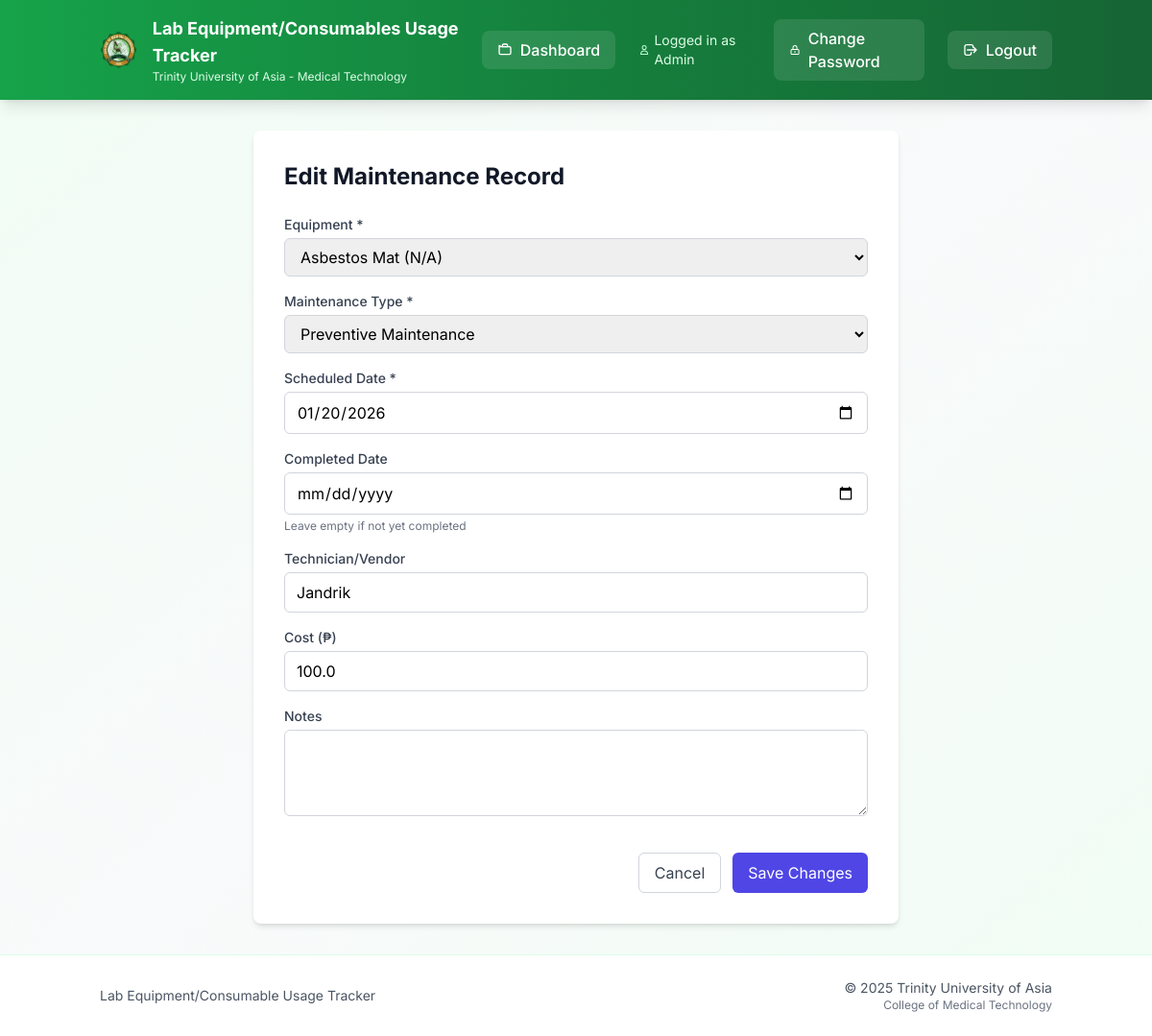
The page /maintenance/edit/2 (signed in) on the database its author committed.
### models.py (models this page shows)
class EquipmentMaintenance(db.Model):
    id = db.Column(db.Integer, primary_key=True)
    equipment_id = db.Column(db.Integer, db.ForeignKey('equipment.id'), nullable=False)
    maintenance_type = db.Column(db.String(50), nullable=False)  # 'calibration', 'repair', 'preventive', 'inspection'
    scheduled_date = db.Column(db.Date, nullable=False)
    completed_date = db.Column(db.Date, nullable=True)
    performed_by = db.Column(db.String(200), nullable=True)  # Technician/vendor name
    notes = db.Column(db.Text, nullable=True)
    cost = db.Column(db.Float, nullable=True, default=0.0)
    status = db.Column(db.String(20), nullable=False, default='scheduled')  # 'scheduled', 'completed', 'overdue'
    created_by = db.Column(db.Integer, db.ForeignKey('user.id'), nullable=False)
    created_at = db.Column(db.DateTime, default=db.func.current_timestamp())
    equipment = db.relationship('Equipment', backref='maintenance_records')
    creator = db.relationship('User', backref='maintenance_created')

class Equipment(db.Model):
    id = db.Column(db.Integer, primary_key=True)
    description = db.Column(db.String(200), nullable=False)
    qty = db.Column(db.Integer)
    date_purchased = db.Column(db.String(20))
    serial_number = db.Column(db.String(100))
    brand_name = db.Column(db.String(100))
    model = db.Column(db.String(100))
    remarks = db.Column(db.String(100))
    location = db.Column(db.String(200))
    barcode = db.Column(db.String(50), nullable=True)  # Barcode for quick scanning

### app.py (the view, shortened to what this page needs)
@app.route('/maintenance/edit/<int:id>', methods=['GET', 'POST'])
def edit_maintenance(id):
    if session.get('role') not in ['admin', 'tech']:
        return redirect(url_for('dashboard'))
    record = EquipmentMaintenance.query.get_or_404(id)
    equipment_list = Equipment.query.order_by(Equipment.description).all()
    return render_template('edit_maintenance.html', record=record, equipment=equipment_list)

### templates/edit_maintenance.html (shortened to what this page needs)
{% extends "base.html" %}
{% block content %}
<div class="max-w-2xl mx-auto">
  <div class="bg-white rounded-lg shadow-md p-8">
    <h1 class="text-2xl font-bold text-gray-900 mb-6">Edit Maintenance Record</h1>
    <form method="POST" action="{{ url_for('edit_maintenance', id=record.id) }}" class="space-y-4">
      <div>
        <label for="equipment_id" class="block text-sm font-medium text-gray-700 mb-1">Equipment *</label>
        <select name="equipment_id" id="equipment_id" required
                class="w-full px-3 py-2 border border-gray-300 rounded-md focus:ring-indigo-500 focus:border-indigo-500">
          {% for item in equipment %}
          <option value="{{ item.id }}" {% if item.id == record.equipment_id %}selected{% endif %}>
            {{ item.description }} ({{ item.serial_number }})
          </option>
          {% endfor %}
        </select>
      </div>
      <div>
        <label for="maintenance_type" class="block text-sm font-medium text-gray-700 mb-1">Maintenance Type *</label>
        <select name="maintenance_type" id="maintenance_type" required
                class="w-full px-3 py-2 border border-gray-300 rounded-md focus:ring-indigo-500 focus:border-indigo-500">
          <option value="preventive" {% if record.maintenance_type == 'preventive' %}selected{% endif %}>Preventive Maintenance</option>
        </select>
      </div>
      <div>
        <label for="scheduled_date" class="block text-sm font-medium text-gray-700 mb-1">Scheduled Date *</label>
        <input type="date" name="scheduled_date" id="scheduled_date" required
               value="{{ record.scheduled_date.strftime('%Y-%m-%d') }}"
               class="w-full px-3 py-2 border border-gray-300 rounded-md focus:ring-indigo-500 focus:border-indigo-500">
      </div>
      <div>
        <label for="completed_date" class="block text-sm font-medium text-gray-700 mb-1">Completed Date</label>
        <input type="date" name="completed_date" id="completed_date"
               value="{{ record.completed_date.strftime('%Y-%m-%d') if record.completed_date else '' }}"
               class="w-full px-3 py-2 border border-gray-300 rounded-md focus:ring-indigo-500 focus:border-indigo-500">
        <p class="text-xs text-gray-500 mt-1">Leave empty if not yet completed</p>
      </div>
      <div>
        <label for="performed_by" class="block text-sm font-medium text-gray-700 mb-1">Technician/Vendor</label>
        <input type="text" name="performed_by" id="performed_by" value="{{ record.performed_by or '' }}"
               class="w-full px-3 py-2 border border-gray-300 rounded-md focus:ring-indigo-500 focus:border-indigo-500">
      </div>
      <div>
        <label for="cost" class="block text-sm font-medium text-gray-700 mb-1">Cost (₱)</label>
        <input type="number" name="cost" id="cost" step="0.01" min="0" value="{{ record.cost or 0.0 }}"
               class="w-full px-3 py-2 border border-gray-300 rounded-md focus:ring-indigo-500 focus:border-indigo-500">
      </div>
      <div>
        <label for="notes" class="block text-sm font-medium text-gray-700 mb-1">Notes</label>
        <textarea name="notes" id="notes" rows="3"
                  class="w-full px-3 py-2 border border-gray-300 rounded-md focus:ring-indigo-500 focus:border-indigo-500">{{ record.notes or '' }}</textarea>
      </div>
      <div class="flex justify-end gap-3 pt-4">
        <a href="{{ url_for('maintenance') }}"
           class="px-4 py-2 border border-gray-300 rounded-md text-gray-700 hover:bg-gray-50 transition">
          Cancel
        </a>
        <button type="submit"
                class="px-4 py-2 bg-indigo-600 text-white rounded-md hover:bg-indigo-700 transition">
          Save Changes
        </button>
      </div>
    </form>
  </div>
</div>
{% endblock %}

### templates/base.html (style rules this page uses)
body { font-family: 'Inter', sans-serif; }
* { transition: all 0.2s ease-in-out; }

### rows shown on the page
EquipmentMaintenance: equipment_id "Asbestos Mat (N/A)", maintenance_type "Preventive Maintenance", scheduled_date "01/20/2026", performed_by "Jandrik", cost "100.0"

### other values the page prints
{{ session.get('role', 'User').title() }} "Admin"
